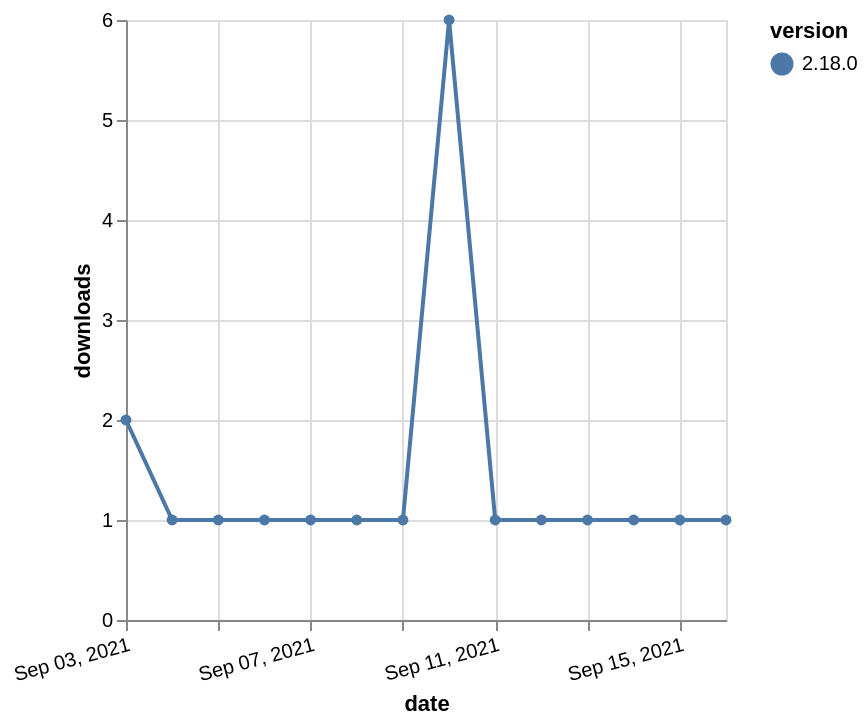

Vega-Lite specification stored for this chart:
### Vega-Lite specification from a JSON file in a GitHub repository (floating-point values rounded to 4 significant figures)
{"$schema": "https://vega.github.io/schema/vega-lite/v5.json", "description": "A simple bar chart with embedded data.", "data": {"values": [{"date": "2021-09-03", "total": 529, "delta": 2, "version": "2.18.0"}, {"date": "2021-09-04", "total": 530, "delta": 1, "version": "2.18.0"}, {"date": "2021-09-05", "total": 531, "delta": 1, "version": "2.18.0"}, {"date": "2021-09-06", "total": 532, "delta": 1, "version": "2.18.0"}, {"date": "2021-09-07", "total": 533, "delta": 1, "version": "2.18.0"}, {"date": "2021-09-08", "total": 534, "delta": 1, "version": "2.18.0"}, {"date": "2021-09-09", "total": 535, "delta": 1, "version": "2.18.0"}, {"date": "2021-09-10", "total": 541, "delta": 6, "version": "2.18.0"}, {"date": "2021-09-11", "total": 542, "delta": 1, "version": "2.18.0"}, {"date": "2021-09-12", "total": 543, "delta": 1, "version": "2.18.0"}, {"date": "2021-09-13", "total": 544, "delta": 1, "version": "2.18.0"}, {"date": "2021-09-14", "total": 545, "delta": 1, "version": "2.18.0"}, {"date": "2021-09-15", "total": 546, "delta": 1, "version": "2.18.0"}, {"date": "2021-09-16", "total": 547, "delta": 1, "version": "2.18.0"}]}, "width": "container", "mark": {"type": "line", "point": {"filled": true}}, "encoding": {"x": {"field": "date", "type": "temporal", "timeUnit": "yearmonthdate", "title": "date", "axis": {"labelAngle": -15}}, "y": {"field": "delta", "type": "quantitative", "title": "downloads"}, "color": {"field": "version", "type": "nominal"}, "tooltip": {"field": "delta"}}}
